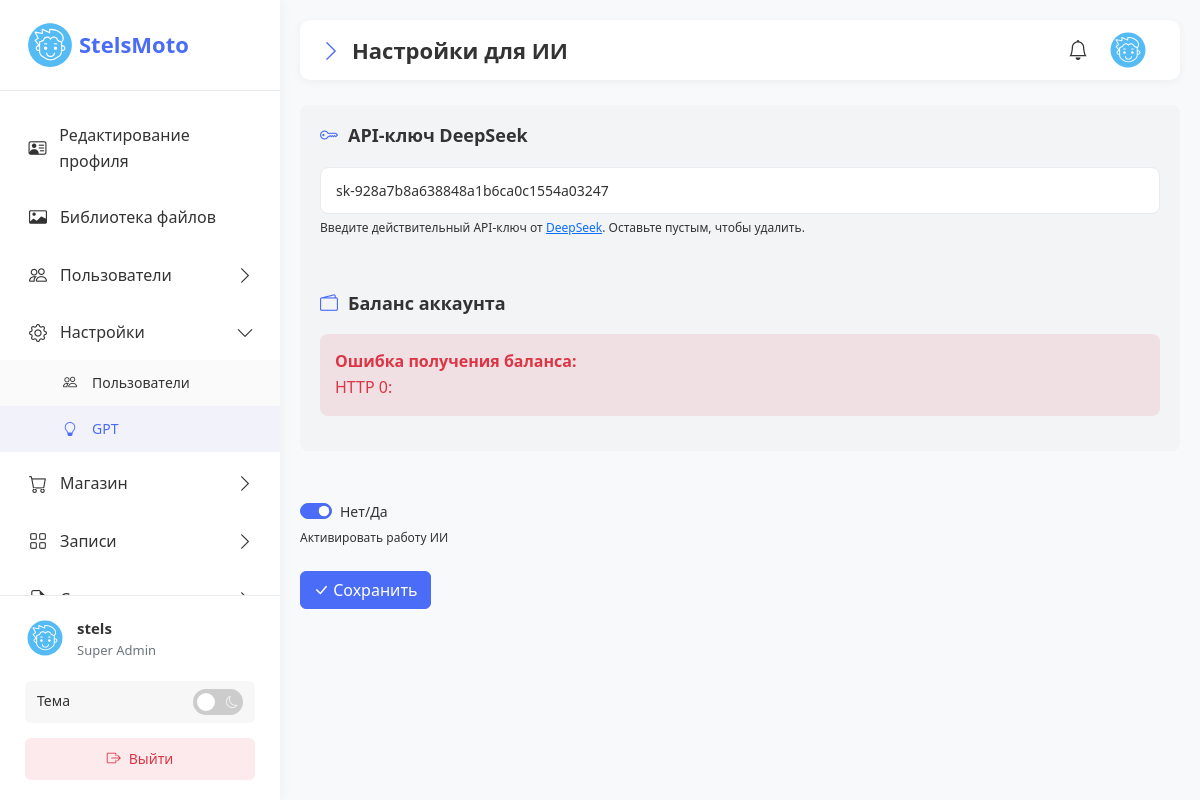
The page /admin/app/gpt.php (signed in) on the database its author committed.
### tables this page shows
CREATE TABLE `users` (
  `id` int NOT NULL,
  `author` varchar(10) DEFAULT NULL,
  `email` varchar(255) NOT NULL,
  `phone` varchar(20) DEFAULT NULL,
  `password` varchar(255) NOT NULL,
  `email_verified` tinyint(1) DEFAULT '0',
  `verification_token` varchar(100) DEFAULT NULL,
  `token_expires` datetime DEFAULT NULL,
  `reset_token` varchar(100) DEFAULT NULL,
  `reset_expire` datetime DEFAULT NULL,
  `created_at` timestamp NULL DEFAULT CURRENT_TIMESTAMP,
  `updated_at` timestamp NULL DEFAULT CURRENT_TIMESTAMP ON UPDATE CURRENT_TIMESTAMP,
  `data` json DEFAULT NULL COMMENT 'Данные в формато JSON',
  `status` tinyint DEFAULT NULL,
  `pending_email` varchar(254) DEFAULT NULL,
  `email_change_token` varchar(64) DEFAULT NULL,
  `email_change_expires` datetime DEFAULT NULL
);

### admin/app/gpt.php (the view, shortened to what the rows shown need)
<?php
require_once $_SERVER['DOCUMENT_ROOT'] . '/connect/db.php';
require_once __DIR__ . '/../functions/auth_check.php';
require_once __DIR__ . '/../functions/jsondata.php';
require_once __DIR__ . '/../functions/sanitization.php';
$adminData = getAdminData($pdo);
try {
    $user = requireAuth($pdo);
    $userDataAdmin = getUserData($pdo, $user['id']);
    $currentData = json_decode($userDataAdmin['data'] ?? '{}', true) ?? [];
} catch (Exception $e) {
    logEvent("Ошибка при инициализации админ-панели: " . $e->getMessage(), LOG_ERROR_ENABLED, 'error');
    register_shutdown_function(function() {
        if (isset($pdo)) {
            $pdo = null;
        }
    });
    header("Location: ../logout.php");
    exit;
}
$apiKey = $currentData['deepseek_api_key'] ?? '';
$status_gpt = (bool)($currentData['status_gpt'] ?? true);
function deepseekGetBalance(string $apiKey): array
{
    $url = "https://api.deepseek.com/user/balance";
    $ch = curl_init($url);
    $response = curl_exec($ch);
    $error = curl_error($ch);
    $httpCode = curl_getinfo($ch, CURLINFO_HTTP_CODE);
    if ($httpCode !== 200) {
        return ['success' => false, 'message' => "HTTP $httpCode: " . substr((string)$response, 0, 400)];
    }
    $decoded = json_decode((string)$response, true);
    return ['success' => true, 'data' => $decoded];
}
$balanceInfo = null;
$balanceError = null;
if (!empty($apiKey)) {
    $balResult = deepseekGetBalance($apiKey);
    if ($balResult['success']) {
        $balanceInfo = $balResult['data']['balance_infos'][0]['total_balance'] ?? null;
    } else {
        $balanceError = $balResult['message'];
    }
}
$logo_profile = getFileVersionFromList($pdo, $currentData['profile_logo'] ?? '', 'thumbnail', '../img/avatar.svg');
?>
<!DOCTYPE html>
<html lang="ru">
<head>
    <link href="https://cdn.jsdelivr.net/npm/bootstrap@5.3.3/dist/css/bootstrap.min.css" rel="stylesheet">
    <link rel="stylesheet" href="https://cdn.jsdelivr.net/npm/bootstrap-icons@1.10.0/font/bootstrap-icons.css">
    <link rel="stylesheet" href="../css/main.css">
</head>
<body>
    <div class="container-fluid">
        <?php require_once __DIR__ . '/../template/sidebar.php'; ?>
        <main class="main-content">
            <?php require_once __DIR__ . '/../template/header.php'; ?>
            <form action="" method="post">
                <div class="form-section mb-5">
                    <div class="row mb-5">
                        <div class="col-12">
                            <h3 class="card-title">
                                <i class="bi bi-key"></i> API-ключ DeepSeek
                            </h3>
                            <input type="text"
                                   class="form-control"
                                   name="deepseek_api_key"
                                   minlength="1" maxlength="50"
                                   placeholder="sk-xxxxxxxxxxxxxxxxxxxxxxxxxxxxxxxx"
                                   value="<?= escape($apiKey) ?>">
                            <div class="form-text">
                                Введите действительный API-ключ от <a href="https://platform.deepseek.com" target="_blank">DeepSeek</a>.
                                Оставьте пустым, чтобы удалить.
                            </div>
                        </div>
                    </div>
                    <div class="row">
                        <div class="col-12">
                            <h3 class="card-title">
                                <i class="bi bi-wallet2"></i> Баланс аккаунта
                            </h3>
                            <?php if (!empty($apiKey)): ?>
                                <?php if ($balanceError): ?>
                                    <div class="alert alert-danger">
                                        <strong>Ошибка получения баланса:</strong><br>
                                        <?= escape($balanceError) ?>
                                    </div>
                                <?php elseif ($balanceInfo !== null): ?>
                                    <p><strong>Текущий баланс:</strong> $<?= htmlspecialchars(number_format((float)$balanceInfo, 4), ENT_QUOTES, 'UTF-8'); ?></p>
                                <?php else: ?>
                                    <p class="text-muted">Баланс не найден в ответе API.</p>
                                <?php endif; ?>
                            <?php else: ?>
                                <p class="text-muted">Укажите API-ключ, чтобы увидеть баланс.</p>
                            <?php endif; ?>
                        </div>
                    </div>
                </div>
                <div class="row mb-3">
                    <div class="col-12">
                        <div class="form-check form-switch">
                            <input class="form-check-input"
                                   type="checkbox"
                                   id="status_gpt"
                                   name="status_gpt"
                                   <?= $status_gpt ? 'checked' : '' ?>>
                            <label class="form-check-label" for="status_gpt"><?= escape('Нет/Да') ?></label>
                        </div>
                    </div>
                </div>
            </form>
        </main>
    </div>
</body>
</html>

### admin/template/sidebar.php (shortened to what the rows shown need)
<?php
require_once __DIR__ . '/../functions/sanitization.php';
$defaultFirstName = $currentData['first_name'] ?? '';
?>
<nav class="sidebar" aria-label="Основная навигация">
    <div class="sidebar-header">
        <a href="/admin/user/index.php" class="logo" style="gap: 4px;">
            <img src="<?php echo escape($logo_profile); ?>" alt="<?php echo escape($defaultFirstName ?: 'Администратор'); ?>" loading="lazy" width="50" height="50">
            <?= escape($adminData['AdminPanel'] ?? 'AdminPanel') ?>
        </a>
    </div>
    <div class="sidebar-footer">
        <div class="user-info">
            <div>
                <div class="user-name"><?php echo escape($defaultFirstName ?: 'Администратор'); ?></div>
                <div class="user-role">
                    <?php echo ($userDataAdmin['author'] == 'admin') ? "Super Admin" : "Admin"; ?>
                </div>
            </div>
        </div>
    </div>
</nav>

### rows shown on the page
users: data "StelsMoto", data "stels", deepseek_api_key "sk-928a7b8a638848a1b6ca0c1554a03247", data "HTTP 0:", data "☑"

### other values the page prints
$titlemeta "Настройки для ИИ"
